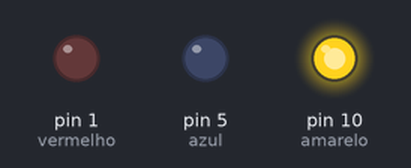
Bench run of a sketch on a simulated Arduino Uno, built with avr-gcc and run on an emulated ATmega328P. Shown: output pins drawn as LEDs (lit = HIGH).

Above: at 0.05 s.
At 0.75 s:
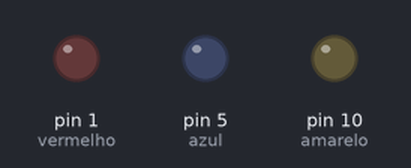
At 1.45 s:
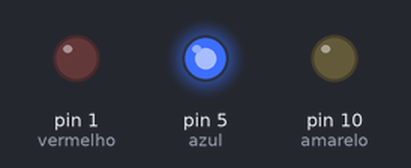
At 2.85 s:
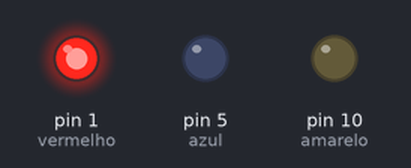
Timing chart, 0 to 3.1 s (numbered marks = the images above):
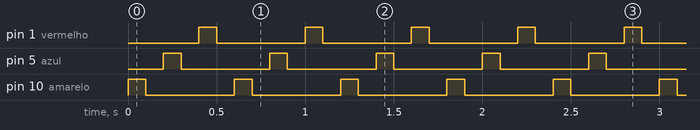

The sketch:

LedPisca.ino
```cpp
int amarelo = 10; /*amarelo*/
int azul = 5; /*azul*/
int vermelho = 1; /*vermelho*/


void setup() {
  pinMode(amarelo, OUTPUT);
  pinMode(azul, OUTPUT);
  pinMode(vermelho, OUTPUT);

}

void loop() {
  digitalWrite(amarelo, HIGH);
  vDelay();
  digitalWrite(amarelo, LOW);
  vDelay();
  digitalWrite(azul, HIGH);
  vDelay();
  digitalWrite(azul, LOW);
  vDelay();
  digitalWrite(vermelho, HIGH);
  vDelay();
  digitalWrite(vermelho, LOW);
  vDelay();

}


void vDelay()
{
  delay(100);
}
```

Measured:
- by itself, pin 1 (vermelho), pin 5 (azul), pin 10 (amarelo): alternates HIGH for 0.10 s and LOW for 0.50 s
